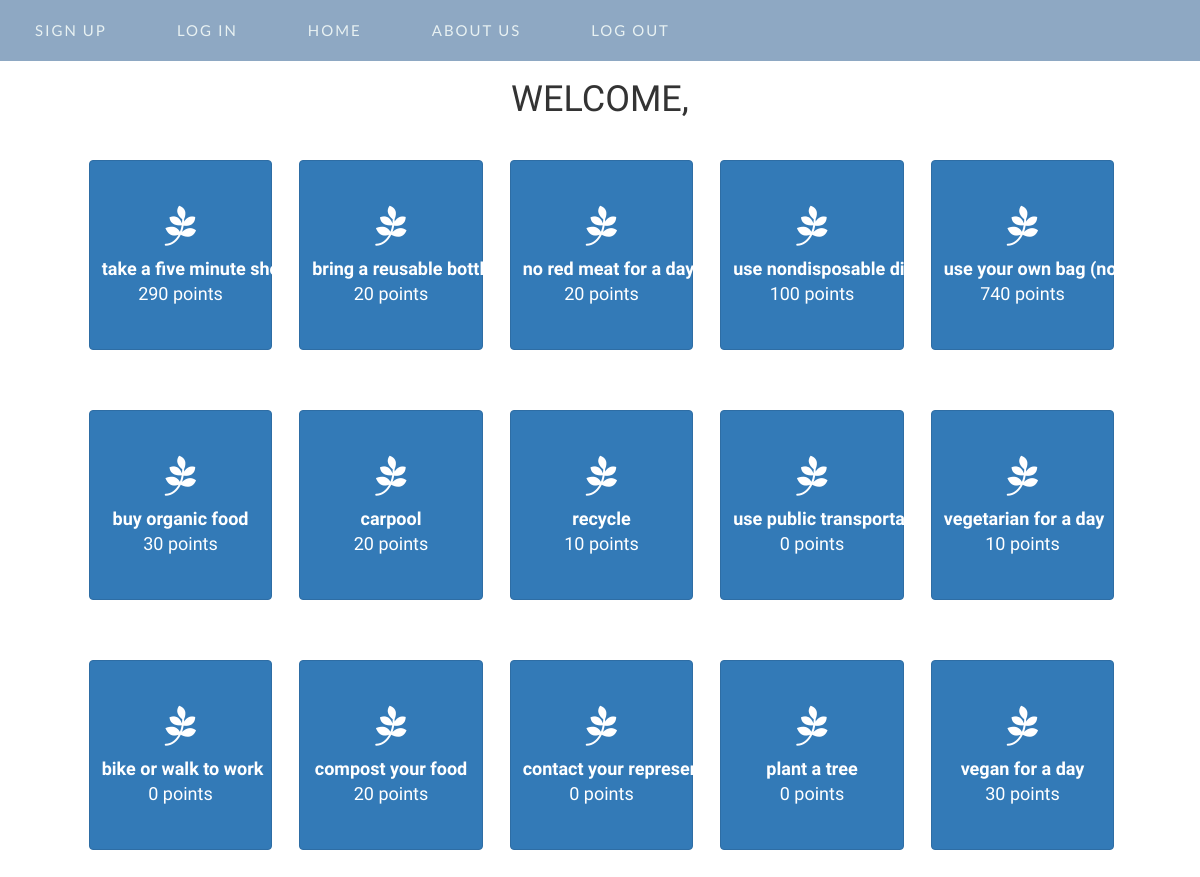
Page /core/index/ on the earlier database version.
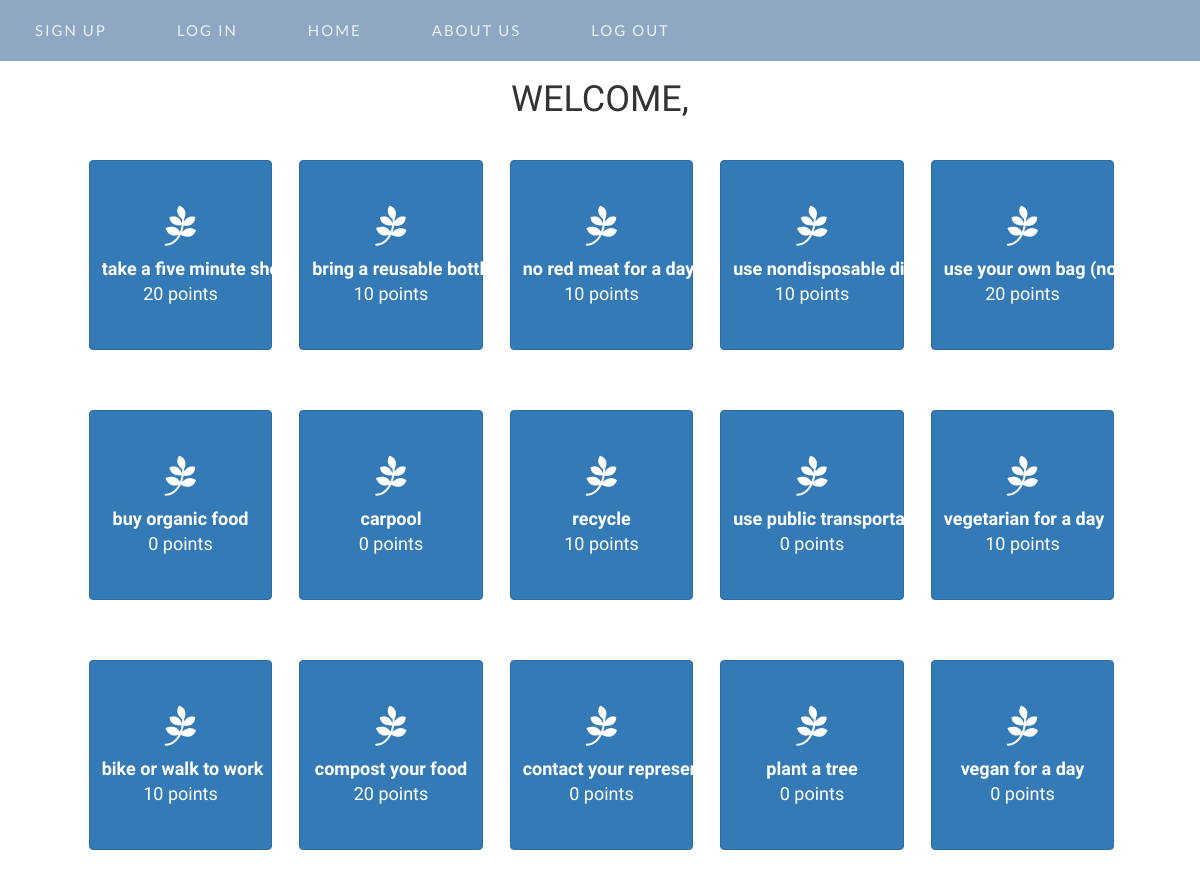
Same page on the later database version.
### core/models.py (models this page shows, shortened)
class Activity(models.Model):
    user = models.ForeignKey(User, default=1)
    taskName = models.CharField(max_length=100)
    category = models.CharField(max_length=100)
    is_complete = models.IntegerField(default=0)

### core/views.py (the view)
def index(request):
    all_activities = Activity.objects.all()
    return render(request, 'core/index.html', {'all_activities': all_activities})

### core/templates/core/index.html (shortened to what this page needs)
{% extends 'core/base.html' %}
{% load staticfiles %}
{% block href %}
  <link rel="stylesheet" type="text/css" href="{% static 'core/userhomepage.css' %}">
  <link href="https://maxcdn.bootstrapcdn.com/font-awesome/4.5.0/css/font-awesome.min.css" rel="stylesheet">
{% endblock %}
{% block body %}
  <h1 id="name">Welcome, {{ user.username }}</h1>
      <div id="all_content">
            {% for activity in all_activities %}
                <div class= "task">
                    <div>
                        <div class="caption">
                            <a href="{% url 'core:add_total' activity.id %}" class="btn btn-primary custom"role="button">
                              <i class="fa fa-pagelines leaf" aria-hidden="true"></i><br>
                                <b>{{ activity.taskName }}</b> <br>
                                {{ activity.is_complete }} points
                            </a>
                        </div>
                    </div>
                </div>
            {% endfor %}
      </div>
{% endblock %}

### core/templates/core/base.html (shortened to what this page needs)
<!DOCTYPE html>
<html lang="en">
<head>
  {% load staticfiles %}
  {% block href %}
  {% endblock %}
  <link href="https://maxcdn.bootstrapcdn.com/bootstrap/3.3.7/css/bootstrap.min.css" rel="stylesheet">
</head>
<body>
  <div id="navbar">
    <a href="{% url 'core:register' %}">SIGN UP</a>
    <a href="{% url 'core:login_user' %}">LOG IN</a>
    <a href="{% url 'core:homepage' %}">HOME</a>
    <a href="{% url 'core:aboutus' %}">ABOUT US</a>
    <a href="{% url 'core:logout_user' %}">LOG OUT</a>
  </div>
  <br>
  <br>
  <br>
  {% block body %}
  {% endblock %}
</body>
</html>

### core/static/core/userhomepage.css (style rules this page uses)
body { background-color: #e8f1f2; color: #25283d; font-family: 'Source Sans Pro', sans-serif; }
#navbar { background-color: #8ea8c3; overflow: hidden; position: fixed; top: 0; width: 100%; }
#navbar a { float: left; display: block; color: black; text-align: center; font-family: 'Lato', sans-serif; padding: 20px 35px; font-size: 15px; color:#e8f1f2; text-decoration: none; letter-spacing: 2px; }
#all_content { width: 90%; margin: 0 auto; padding: none; text-align: center; }
.task { margin-top: 30px; margin-left: 13px; margin-right: 10px; margin-bottom: 30px; padding: 0; display: inline-block; width: 17%; text-align: center; }
#name { text-align: center; text-transform: uppercase; font-family: 'Source Sans Pro', sans-serif; }
.custom { width: 100% !important; height: 190px !important; padding-top: 45px !important; margin-left: 0 !important; margin-right: 0 !important; font-family: 'Source Sans Pro', sans-serif !important; font-size: 18px !important; text-transform: lowercase !important; }
.leaf { font-size: 40px !important; margin-bottom: 10px !important; }

Differences in the rows shown:
changed Activity "take a five minute shower": is_complete "290" → "20"
changed Activity "bring a reusable bottle": is_complete "20" → "10"
changed Activity "no red meat for a day": is_complete "20" → "10"
changed Activity "use nondisposable dinnerware": is_complete "100" → "10"
changed Activity "use your own bag (not plastic)": is_complete "740" → "20"
changed Activity "buy organic food": is_complete "30" → "0"
changed Activity "carpool": is_complete "20" → "0"
changed Activity "bike or walk to work": is_complete "0" → "10"
changed Activity "vegan for a day": is_complete "30" → "0"
